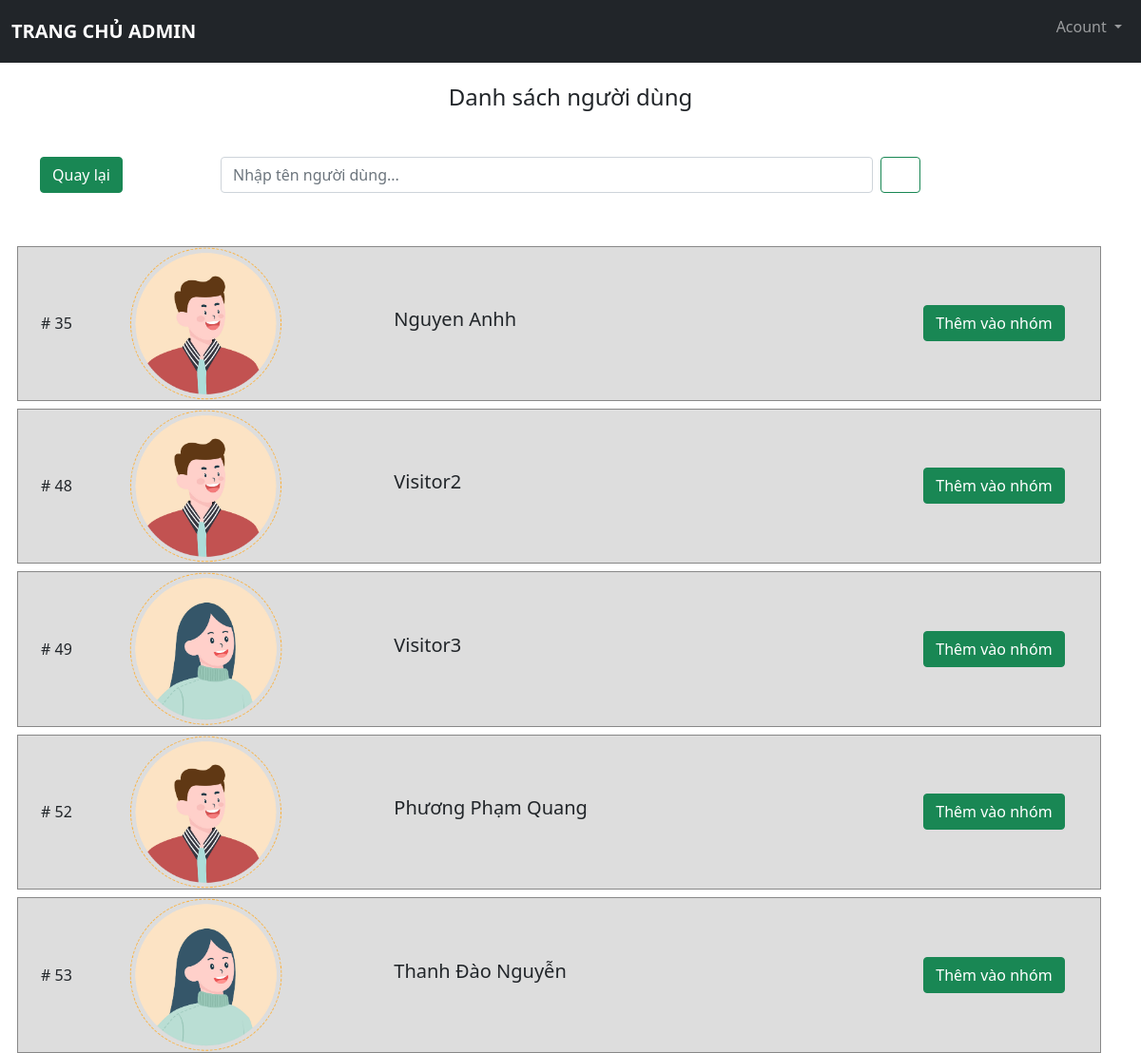
The page /src/admin/dsnguoidungthemvaonhom.php (signed in) on the database its author committed.
### tables this page shows
CREATE TABLE `tb_nguoidung` (
  `id_nguoidung` int(10) UNSIGNED NOT NULL,
  `tennguoidung` varchar(100) NOT NULL,
  `sodienthoai` varchar(13) NOT NULL,
  `ngaysinh` date NOT NULL,
  `diachi` varchar(255) NOT NULL,
  `email` varchar(255) NOT NULL,
  `id_taikhoan` int(10) UNSIGNED NOT NULL,
  `anhdaidien` varchar(255) NOT NULL,
  `gioitinh` tinyint(1) NOT NULL
);

### src/admin/dsnguoidungthemvaonhom.php (the view, shortened to what this page needs)
<?php
    include './menu_footer/menu.php';
?>
    <div class="container classa">
        <h4 class="text-center mt-4 mb-4 ">Danh sách người dùng</h4>
        <div class="row mt-5">
            <div class="col-2"><button type="button" class="btn btn-success"><a href="http://localhost/BTL_QuanLiThongTinCaNhan/src/admin/dsnhom.php">Quay lại</a></button></div>
            <div class="col-8 d-flex">
                <input type="text" class="form-control me-2" id="txttimkiemtv" placeholder="Nhập tên người dùng...">
                <button class="btn btn-outline-success " type="submit" name = "timkiem" id="txttimkiemtv" ><i class="far fa-search"></i></button>
            </div>
            <div class="col-2"></div>
        </div>
        <div class="row danhsachuser mt-5">
                <?php
                    include '../config/config.php';
                    $sql_user = "SELECT * FROM tb_nguoidung WHERE id_nguoidung != '1'";
                    $result_user = mysqli_query($conn,$sql_user);
                    while($row_user = mysqli_fetch_assoc($result_user)){
                        ?>
                            <div class="row dsnhom mt-2">
                                <div class="col-1"># <?php echo $row_user['id_nguoidung']?></div>
                                <div class="col-2">
                                    <?php
                                        $gioitinh = $row_user['gioitinh'];
                                        if($gioitinh == '0'){
                                            echo '<img src="http://localhost/BTL_QuanLiThongTinCaNhan/src/user/image_user/avatar_female.png" class="card-img-top" class="img-fluid" alt="Sample image">';
                                        }else{
                                            echo '<img src="http://localhost/BTL_QuanLiThongTinCaNhan/src/user/image_user/avatar_male.png" class="card-img-top" class="img-fluid" alt="Sample image">';
                                        }
                                    ?>
                                </div>
                                <div class="col-4 tennhom">
                                    <h5><?php echo $row_user['tennguoidung'] ?></h5>
                                </div>
                                <div class="col-2">
                                    <button type = "button" class="btn btn-success btnthemtv">Thêm vào nhóm</button>
                                </div>
                            </div>
                        <?php
                    }
                ?>
        </div>
    </div>
<?php
    include './menu_footer/footer.php';
?>

### src/admin/menu_footer/menu.php (shortened to what this page needs)
<!doctype html>
<html lang="en">
<head>
    <link href="https://cdn.jsdelivr.net/npm/bootstrap@5.1.3/dist/css/bootstrap.min.css" rel="stylesheet">
    <link rel="stylesheet" href="./css/style.css">
    <link rel="stylesheet" href="https://pro.fontawesome.com/releases/v5.10.0/css/all.css" />
</head>
<body>
    <nav class="navbar navbar-expand-lg navbar-dark bg-dark fixed-top">
        <div class="container-fluid">
            <a class="navbar-brand fw-bold text-uppercase me-auto" href="http://localhost/BTL_QuanLiThongTinCaNhan/src/admin/index.php">Trang chủ Admin</a>
            <div class="collapse navbar-collapse my-2 my-lg-0" id="navbarSupportedContent">
                <ul class="navbar-nav  mb-2 mb-lg-0">
                    <li class="nav-item dropdown">
                        <a class="nav-link dropdown-toggle" href="#" id="navbarDropdown" role="button" data-bs-toggle="dropdown" aria-expanded="false">
                            Acount
                        </a>
                    </li>
                </ul>
            </div>
        </div>
    </nav>
    <main class="mt-5 pt-3">
        <div class="container-fluid">

### src/admin/menu_footer/footer.php (shortened to what this page needs)
    </div>
    </main>
</body>
</html>

### src/admin/css/style.css (style rules this page uses)
:root { --offcanvas-width:270px; --topNavbarHeight: 56px; }
.navbar-nav li { margin-bottom: 10px; }
.dsnhom { align-items: center; background-color: rgb(221, 221, 221); border: 1px solid rgb(136, 136, 136); }
.classa a { text-decoration: none; color: white; }

### rows shown on the page
tb_nguoidung: id_nguoidung "35", gioitinh 1 (drawn), tennguoidung "Nguyen Anhh"
tb_nguoidung: id_nguoidung "48", gioitinh 1 (drawn), tennguoidung "Visitor2"
tb_nguoidung: id_nguoidung "49", gioitinh 0 (drawn), tennguoidung "Visitor3"
tb_nguoidung: id_nguoidung "52", gioitinh 1 (drawn), tennguoidung "Phương Phạm Quang"
tb_nguoidung: id_nguoidung "53", gioitinh 0 (drawn), tennguoidung "Thanh Đào Nguyễn"
